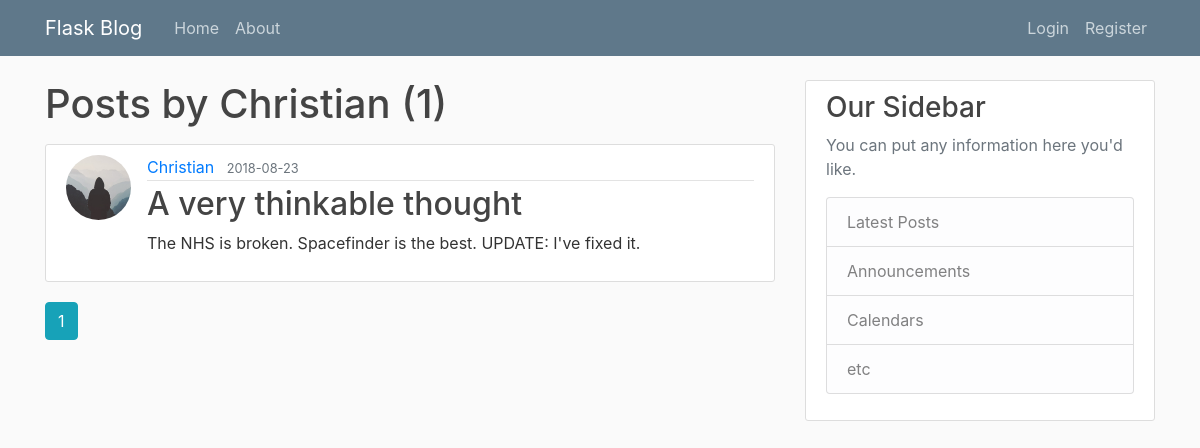
Before: /user/Christian with the older database file.
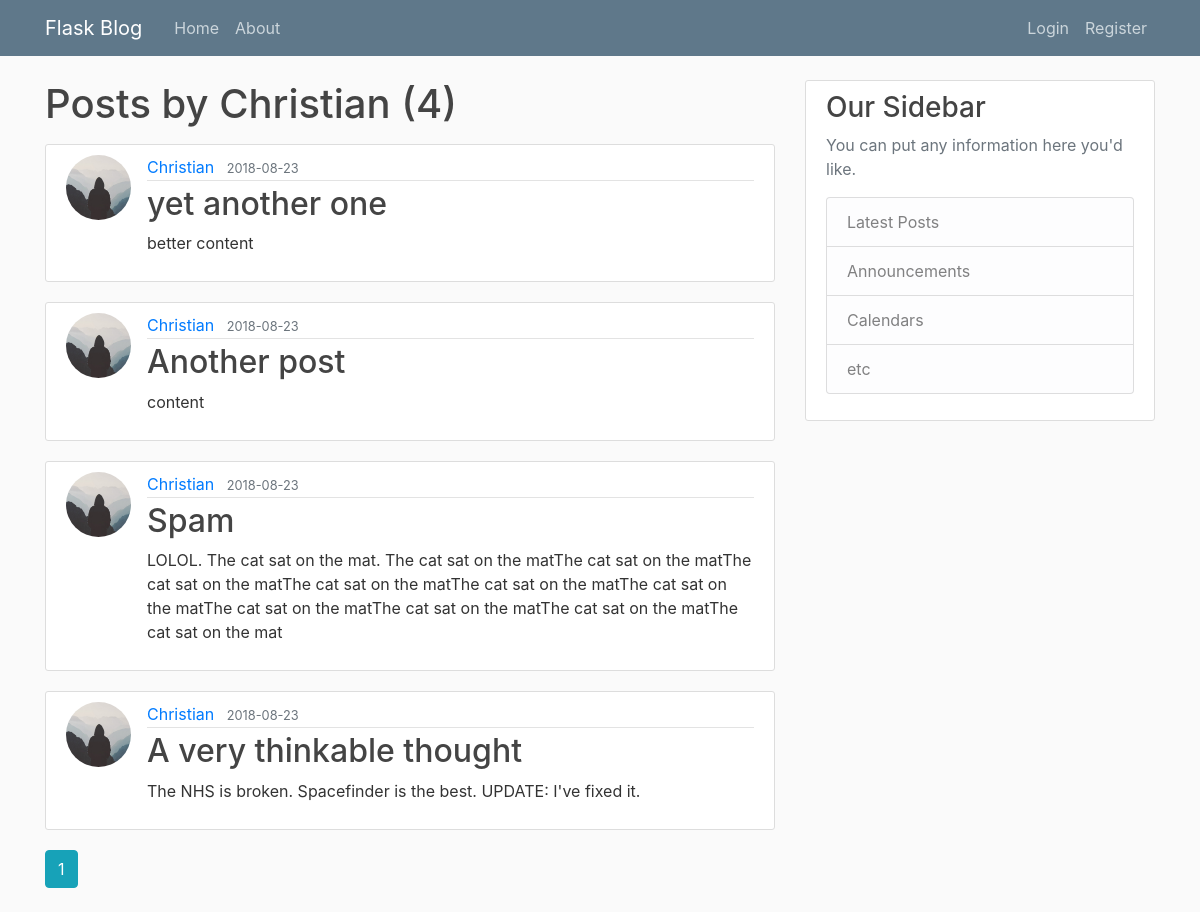
After: the same page with the newer database file.
### flaskblog/models.py (models this page shows, shortened)
class User(db.Model, UserMixin):
    id = db.Column(db.Integer, primary_key=True)
    username = db.Column(db.String(20), unique=True, nullable=False)
    email = db.Column(db.String(120), unique=True, nullable=False)
    image_file = db.Column(db.String(20), nullable=False, default='default.jpg')
    password = db.Column(db.String(60), nullable=False)
    posts = db.relationship('Post', backref='author', lazy=True)

class Post(db.Model):
    id = db.Column(db.Integer, primary_key=True)
    title = db.Column(db.String(100), nullable=False)
    date_posted = db.Column(db.DateTime, nullable=False, default=datetime.utcnow)
    content = db.Column(db.Text, nullable=False)
    user_id = db.Column(db.Integer, db.ForeignKey('user.id'), nullable=False)

### flaskblog/routes.py (the view)
@app.route("/user/<string:username>")
def user_posts(username):
    page = request.args.get('page', 1, type=int)
    user = User.query.filter_by(username=username).first_or_404()
    posts = Post.query.filter_by(author=user)\
        .order_by(Post.date_posted.desc())\
        .paginate(page=page, per_page=5)
    return render_template('user_posts.html', posts=posts, user=user)

### flaskblog/templates/user_posts.html
{% extends "layout.html" %}
{% block content %}
    <h1 class="mb-3">Posts by {{ user.username }} ({{ posts.total }})</h1>
    {% for post in posts.items %}
        <article class="media content-section">
          <img class="rounded-circle article-img" src="{{ url_for('static', filename='profile_pics/' + post.author.image_file) }}">
          <div class="media-body">
            <div class="article-metadata">
              <a class="mr-2" href="{{ url_for('user_posts', username=post.author.username) }}">{{ post.author.username }}</a>
              <small class="text-muted">{{ post.date_posted.strftime('%Y-%m-%d') }}</small>
            </div>
            <h2><a class="article-title" href="{{url_for('post', post_id=post.id) }}">{{ post.title }}</a></h2>
            <p class="article-content">{{ post.content }}</p>
          </div>
        </article>
    {% endfor %}
    {% for page_num in posts.iter_pages(left_edge=1, right_edge=1, left_current=1, right_current=2) %}
        {% if page_num %}
            {% if posts.page == page_num %}
                <a class="btn btn-info mb-4" href="{{ url_for('user_posts', username=user.username, page = page_num) }}">{{ page_num }}</a>
            {% else %}
                <a class="btn btn-outline-info mb-4" href="{{ url_for('home', username=user.username, page = page_num) }}">{{ page_num }}</a>
            {% endif %}
        {% else %}
        ...
        {% endif %}
    {% endfor %}
{% endblock content %}

### flaskblog/templates/layout.html (shortened to what this page needs)
<!DOCTYPE html>
<html lang="en">
<head>
    <link rel="stylesheet" href="https://stackpath.bootstrapcdn.com/bootstrap/4.1.2/css/bootstrap.min.css">
    <link rel="stylesheet" type="text/css" href="{{ url_for('static', filename='main.css') }}">
</head>
<body>
    <header class="site-header">
      <nav class="navbar navbar-expand-md navbar-dark bg-steel fixed-top">
        <div class="container">
          <a class="navbar-brand mr-4" href="/">Flask Blog</a>
          <div class="collapse navbar-collapse" id="navbarToggle">
            <div class="navbar-nav mr-auto">
              <a class="nav-item nav-link" href="{{ url_for('home') }}">Home</a>
              <a class="nav-item nav-link" href="{{ url_for('about') }}">About</a>
            </div>
            <div class="navbar-nav">
                {% if current_user.is_authenticated %}
                    <a class="nav-item nav-link" href="{{ url_for('new_post') }}">New Post</a>
                    <a class="nav-item nav-link" href="{{ url_for('logout') }}">Logout</a>
                    <a class="nav-item nav-link" href="{{ url_for('account') }}">Account</a>
                {% else %}
                    <a class="nav-item nav-link" href="{{ url_for('login') }}">Login</a>
                    <a class="nav-item nav-link" href="{{ url_for('register') }}">Register</a>
                {% endif %}
            </div>
          </div>
        </div>
      </nav>
    </header>
    <main role="main" class="container">
      <div class="row">
        <div class="col-md-8">
            {% block content %}{% endblock %}
        </div>
        <div class="col-md-4">
          <div class="content-section">
            <h3>Our Sidebar</h3>
            <p class='text-muted'>You can put any information here you'd like.
              <ul class="list-group">
                <li class="list-group-item list-group-item-light">Latest Posts</li>
                <li class="list-group-item list-group-item-light">Announcements</li>
                <li class="list-group-item list-group-item-light">Calendars</li>
                <li class="list-group-item list-group-item-light">etc</li>
              </ul>
            </p>
          </div>
        </div>
      </div>
    </main>
</body>
</html>

### flaskblog/static/main.css (style rules this page uses)
body { background: #fafafa; color: #333333; margin-top: 5rem; }
h1, h2, h3, h4, h5, h6 { color: #444444; }
.bg-steel { background-color: #5f788a; }
.site-header .navbar-nav .nav-link { color: #cbd5db; }
.content-section { background: #ffffff; padding: 10px 20px; border: 1px solid #dddddd; border-radius: 3px; margin-bottom: 20px; }
.article-title { color: #444444; }
.article-content { white-space: pre-line; }
.article-img { height: 65px; width: 65px; margin-right: 16px; }
.article-metadata { padding-bottom: 1px; margin-bottom: 4px; border-bottom: 1px solid #e3e3e3 }

Changed rows visible on the page:
added Post: image_file (placeholder picture), author.username "Christian", date_posted "2018-08-23", title "yet another one", content "better content"
added Post: image_file (placeholder picture), author.username "Christian", date_posted "2018-08-23", title "Another post", content "content"
added Post: image_file (placeholder picture), author.username "Christian", date_posted "2018-08-23", title "Spam", content "LOLOL. The cat sat on the mat. The cat sat on the matThe cat sat on the matThe cat sat on the matThe cat sat on the matThe cat sat on the matThe cat sat on the matThe cat sat on the matThe cat sat on the matThe cat sat on the matThe cat sat on the mat"
Other visible differences:
{{ posts.total }}: "1" → "4"
